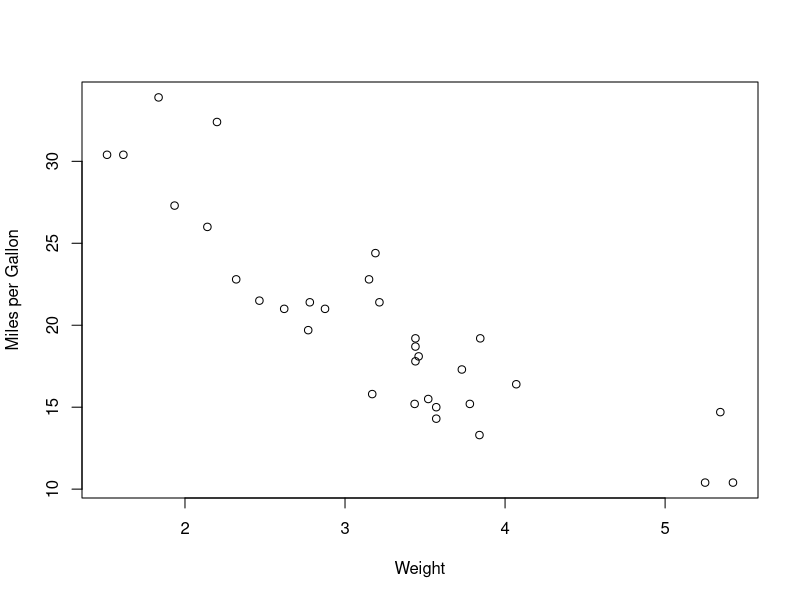
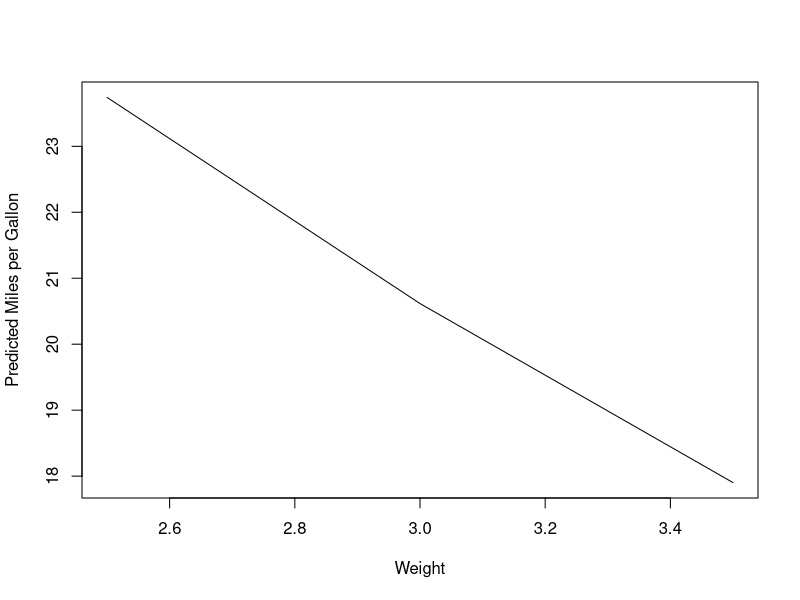

Source code (R) for these figures, in order:
data(mtcars)
head(mtcars)
plot(mtcars$wt, mtcars$mpg, xlab = "Weight", ylab = "Miles per Gallon")
model <- glm(mpg ~ wt, data = mtcars, family = poisson(link = "log"))
summary(model)
new_data <- data.frame(wt = c(2.5, 3.0, 3.5))
predicted_values <- predict(model, newdata = new_data, type = "response")
predicted_values
plot(new_data$wt, predicted_values, type = "l", xlab = "Weight", ylab = "Predicted Miles per Gallon")